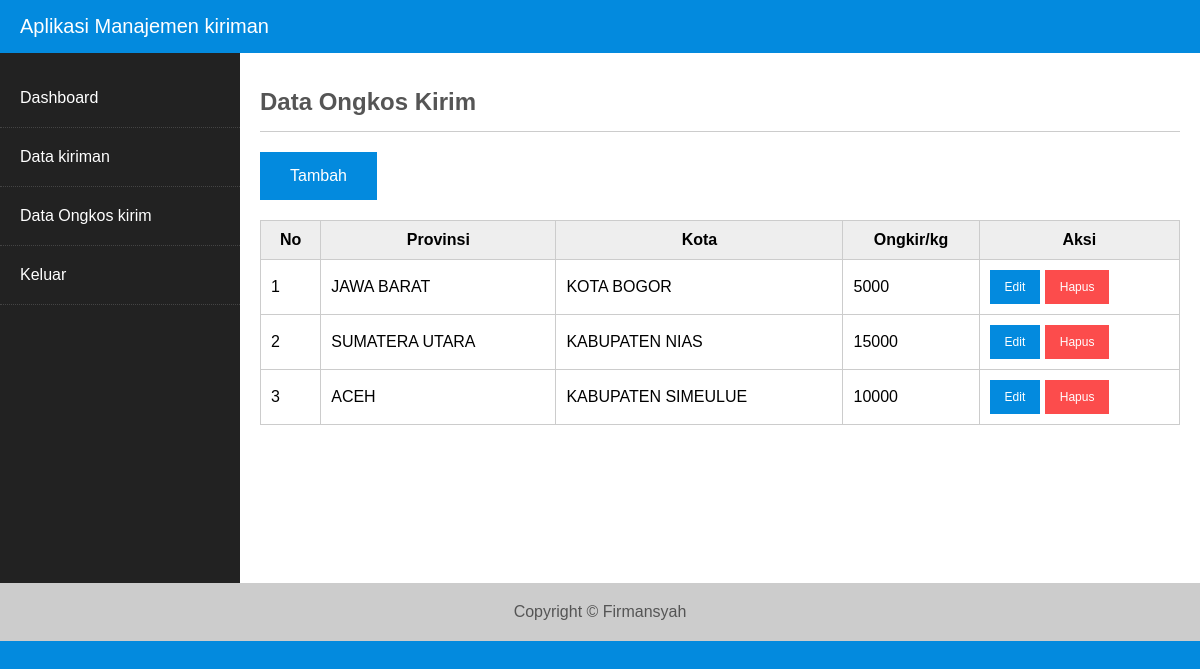
The page /index.php?hal=ongkir (signed in) on the database as committed earlier.
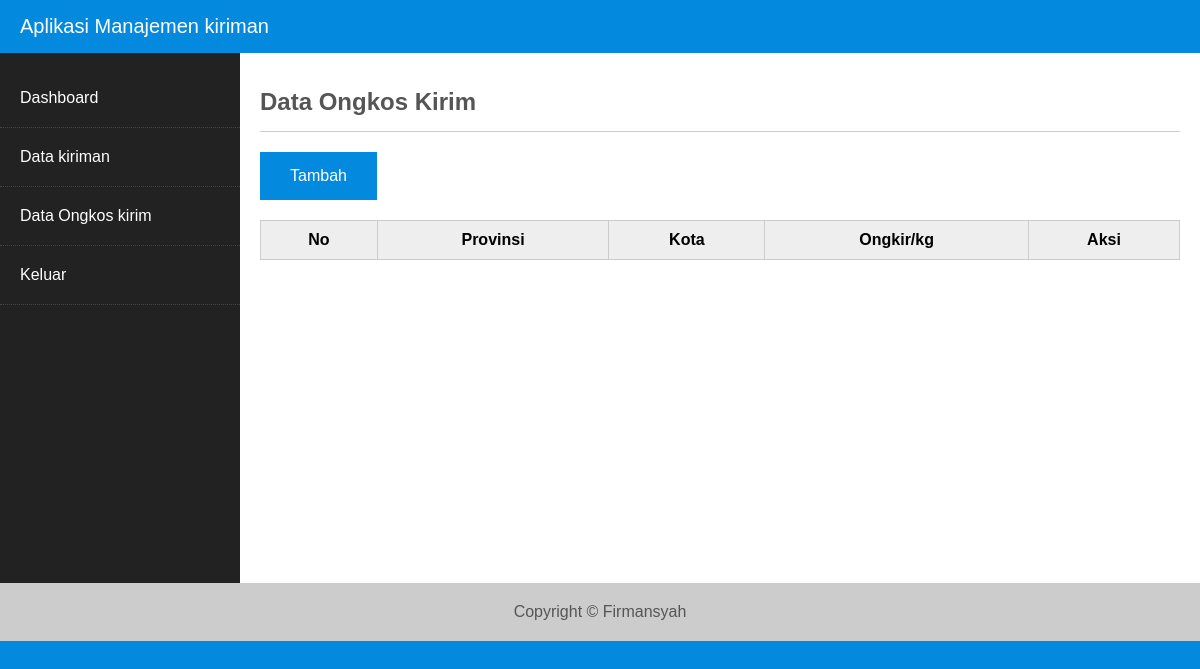
The same page on the database as committed later.
### tables this page shows
CREATE TABLE `ongkir` (
  `id_provinces` int(25) NOT NULL,
  `id_regencies` int(25) NOT NULL,
  `ongkir` int(100) NOT NULL
);

CREATE TABLE `provinces` (
  `id` char(2) NOT NULL,
  `name_province` varchar(255) NOT NULL
);

CREATE TABLE `regencies` (
  `id` char(4) NOT NULL,
  `province_id` char(2) NOT NULL,
  `name` varchar(255) NOT NULL
);

### content/ongkir.php (the view, shortened to what this page needs)
<h2 class="judul">Data Ongkos Kirim</h2>
<a class="tombol" href="?hal=ongkir_tambah">Tambah</a>
<table class="table">
    <thead>
        <tr>
            <th>No</th>
            <th>Provinsi</th>
            <th>Kota</th>
            <th>Ongkir/kg</th>
            <th>Aksi</th>
        </tr>
    </thead>
    <tbody>
<?php
    $query = mysqli_query($con,"SELECT * FROM `ongkir` INNER JOIN regencies ON ongkir.id_regencies=regencies.id INNER JOIN provinces ON ongkir.id_provinces=provinces.id ORDER BY ongkir.id_regencies DESC ");
    $no = 0;
    while($data = mysqli_fetch_array($query)){
        $no++;
?>
    <tr>
        <td><?= $no ?></td>
        <td><?= $data['name_province'] ?></td>
        <td><?= $data['name'] ?></td>
        <td><?= $data['ongkir'] ?></td>
        <td>
            <a class="tombol edit" href="?hal=ongkir_edit&id=<?=$data['id_regencies']?>"> Edit </a>
            <a class="tombol hapus" href="?hal=ongkir_hapus&id=<?=$data['id_regencies']?>"> Hapus </a>
        </td>
    </tr>
<?php
    }
?>
    </tbody>
</table>

### index.php (shortened to what this page needs)
<?php
    if(empty($_SESSION['username']) or empty($_SESSION['password'])){
        echo "<p align='center'> Anda harus login terlebih dahulu!</p>";
        echo "<meta http-equiv='refresh' content='2; url=login.php'>";
    }else{
?>
<!DOCTYPE html>
<html>
    <head>
        <link rel="stylesheet" href="css/style.css">
    </head>
    <body>
        <header>
            Aplikasi Manajemen kiriman
        </header>
        <div class="container">
            <aside>
                <ul class="menu">
                    <li><a href="?hal=dashboard" class="aktif">Dashboard</a></li>
                    <li><a href="?hal=kiriman">Data kiriman</a></li>
                    <li><a href="?hal=ongkir">Data Ongkos kirim</a></li>
                    <li><a href="logout.php">Keluar</a></li>
                </ul>
            </aside>
            <section class="main">
                <?php include "konten.php"; ?>
            </section>
        </div>
        <footer>
            Copyright &copy; Firmansyah
        </footer>
    </body>
</html>
<?php
    }
?>

### konten.php (shortened to what this page needs)
<?php
    $halaman = array("dashboard","kiriman","kiriman_tambah", "kiriman_insert", "kiriman_edit",
    "kiriman_update", "kiriman_hapus", "ongkir", "ongkir_tambah", "ongkir_insert",
    "ongkir_edit", "ongkir_update", "ongkir_hapus", "kiriman_detail");
    if(isset($_GET['hal'])) $hal = $_GET['hal'];
    else $hal = "dashboard";
    foreach($halaman as $h){
        if($hal == $h){
            include "content/$h.php";
            break;
        }
    }
?>

### css/style.css (style rules this page uses)
* { box-sizing: border-box; }
body { font-family: Arial, Helvetica, sans-serif; margin: 0; background: #038ade; }
.container { display: flex; flex-wrap: wrap; justify-content: center; }
header { background: #038ade; color: #fff; padding: 15px 20px; font-size: 20px; }
aside { flex: 20%; background: #222; }
section.main { flex: 80%; background: #fff; min-height: 530px; padding: 15px 20px; }
footer { background: #ccc; color: #555; padding: 20px; text-align: center; }
.menu { padding: 0; }
.menu li { border-bottom: 1px dotted #444; }
.menu a { display: block; padding: 20px 20px; list-style: none; color: #fff; text-decoration: none; }
.judul { color: #555; border-bottom: 1px solid #ccc; padding-bottom: 15px; }
.table { width: 100%; margin-top: 20px; border-collapse: collapse; }
.table th, .table td { border: 1px solid #ccc; padding: 10px; }
.table th { background: #eee; }
.tombol { display: inline-block; max-width: 150px; padding: 15px 30px; color: #fff; text-decoration: none; background: #038ade; cursor: pointer; }
.tombol.edit, .tombol.hapus { padding: 10px 15px; font-size: 12px; }
.tombol.hapus { background: #fc4c4c; }

Rows that differ between the two databases and show on the page:
removed ongkir: id_provinces.name_province "JAWA BARAT", regencies.name "KOTA BOGOR", ongkir "5000"
removed ongkir: id_provinces.name_province "SUMATERA UTARA", regencies.name "KABUPATEN NIAS", ongkir "15000"
removed ongkir: id_provinces.name_province "ACEH", regencies.name "KABUPATEN SIMEULUE", ongkir "10000"
